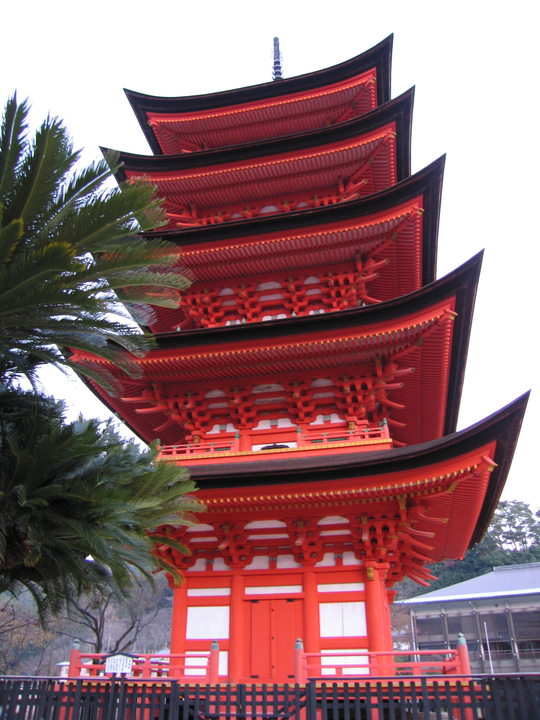
%> input picture Lab 1. Image resizing and color enhancement/BE1_materials/IM088.tif, 540 x 720 px
$ octave --eval "RGB_Histogram_Demo;"   (GNU Octave 9; MATLAB toolbox functions it lacks are replaced by stand-ins)
%> lines starting %> are read from the running program, lines starting %| are printed output that depends on the picture
% Program to read in all the RGB color images in a folder and display the histograms of each color channel.
function RGB_Histogram_Demo()

% Change the current folder to the folder of this m-file.
if(~isdeployed)
	cd(fileparts(which(mfilename)));
end
clc;	% Clear command window.
close all;	% Close all figure windows except those created by imtool.
workspace;	% Make sure the workspace panel is showing.
fontSize = 16;

try
% Read in standard MATLAB color demo images.
% Construct the folder name where the demo images live.
imagesFolder = fullfile(matlabroot, '\toolbox\images\imdemos');
if ~exist(imagesFolder, 'dir')
	% That folder didn't exist.  Ask user to specify folder.
 	message = sprintf('Please browse to your image folder');
	button = questdlg(message, 'Specify Folder', 'OK', 'Cancel', 'OK');
%> the answer given: OK
	drawnow;	% Refresh screen to get rid of dialog box remnants.
	if strcmpi(button, 'Cancel')
	   return;
	else
		imagesFolder = uigetdir();
%> the answer given: ../t0/Lab 1. Image resizing and color enhancement/BE1_materials
		if imagesFolder == 0
			% Exit if uer clicked Cancel.
			return;
		end
	end
end

% Read the directory to get a list of images.
filePattern = [imagesFolder, '\*.jpg'];
jpegFiles = dir(filePattern);
filePattern = [imagesFolder, '\*.tif'];
tifFiles = dir(filePattern);
filePattern = [imagesFolder, '\*.png'];
pngFiles = dir(filePattern);
filePattern = [imagesFolder, '\*.bmp'];
bmpFiles = dir(filePattern);
% Add more extensions if you need to.
imageFiles = [jpegFiles; tifFiles; pngFiles; bmpFiles];

% Bail out if there aren't any images in that folder.
numberOfImagesProcessed = 0;
numberOfImagesToProcess = length(imageFiles);
if numberOfImagesToProcess <= 0
 	message = sprintf('I did not find any JPG, TIF, PNG, or BMP images in the folder\n%s\nClick OK to Exit.', imagesFolder);
	uiwait(msgbox(message));
	return;
end

% Create a figure for our images.
figure;
set(gcf, 'Position', get(0,'Screensize')); % Maximize figure.
set(gcf,'name','Image Analysis Demo','numbertitle','off')

% Preallocate arrays to hold the mean intensity values of all the images.
redChannel_Mean = zeros(numberOfImagesToProcess, 1);
greenChannel_Mean = zeros(numberOfImagesToProcess, 1);
blueChannel_Mean = zeros(numberOfImagesToProcess, 1);

% We'll be skipping monochrome and indexed images
% and just looking at true color images.
% Keep track of how many we actually look at.
numberOfImagesToProcess2 = numberOfImagesToProcess;

% Loop though all images, calculating and displaying the histograms.
% and then getting the means of the Red, green, and blue channels.
for k = 1 : numberOfImagesToProcess
	% Read in this one file.
	baseFileName = imageFiles(k).name;
	fullFileName = fullfile(imagesFolder, baseFileName);
	rgbImage = imread(fullFileName);
%> rgbImage is the input picture: size 720x540x3 uint8; mean R, G, B 144.2, 107.1, 110.9

	% Check to see that it is a color image (3 dimensions).
	% Skip it if it is not true RGB color.
	if ndims(rgbImage) < 3
		% Skip monochrome or indexed images.
		fprintf('Skipped %s.  It is a grayscale or indexed image.\n', baseFileName);
		% Decrement the number of images that we'll report that we need to look at.
		numberOfImagesToProcess2 = numberOfImagesToProcess2 - 1;
		continue;
	end

	% If we get to here, it's a true color image.
	subplot(3, 3, 1);
	imshow(rgbImage, []);
	[rows columns numberOfColorBands] = size(rgbImage);
%> rows = 720; columns = 540; numberOfColorBands = 3

	% Create a title for the image.
	caption = sprintf('Original Color Image\n%s\n%d rows by %d columns by %d color channels', ...
		baseFileName, rows, columns, numberOfColorBands);
	% If there are underlines in the name, title() converts the next character to a subscript.
	% To avoid this, replace underlines by spaces.
	caption = strrep(caption, '_', ' ');
	title(caption, 'FontSize', fontSize);
	drawnow;  % Force it to update, otherwise it waits until after the conversion to double.

	% Extract the individual red, green, and blue color channels.
	redChannel = rgbImage(:, :, 1);
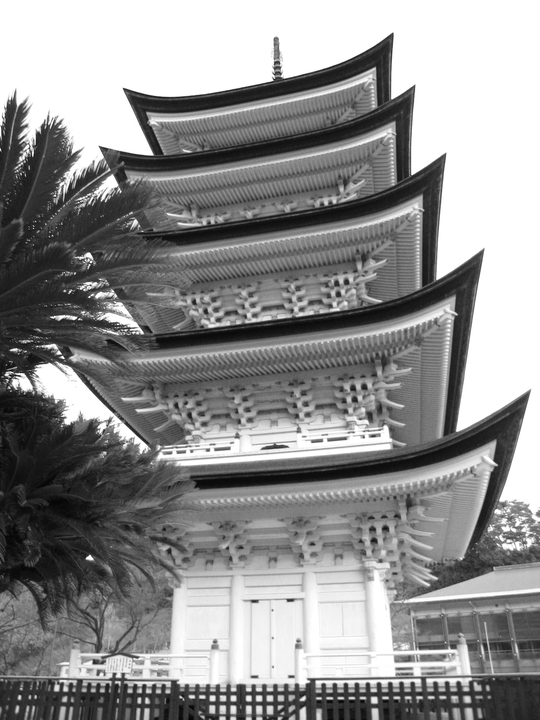
%> redChannel: size 720x540 uint8; min 4, max 255, mean 144.2
	greenChannel = rgbImage(:, :, 2);
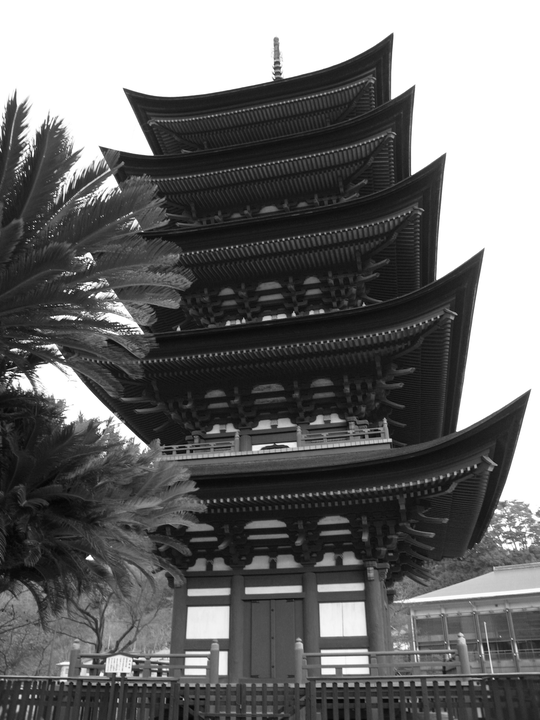
%> greenChannel: size 720x540 uint8; min 2, max 255, mean 107.1
	blueChannel = rgbImage(:, :, 3);
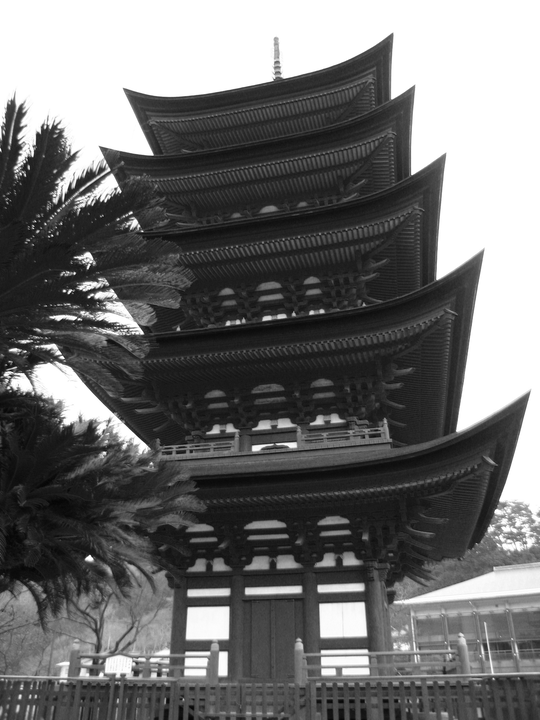
%> blueChannel: size 720x540 uint8; min 5, max 255, mean 110.9

	% Red image:
	subplot(3, 3, 4);
	imshow(redChannel, []); % Display the image.
	% Compute mean
	redChannel_Mean(k) = mean(redChannel(:));
	caption = sprintf('Red Image.  Mean = %6.2f', redChannel_Mean(k));
%> caption = 'Red Image.  Mean = 144.15'
	title(caption, 'FontSize', fontSize);
	% Compute and display the histogram for the Red image.
	pixelCountRed = PlotHistogramOfOneColorChannel(redChannel, 7, 'Histogram of Red Image', 'r');
%> in PlotHistogramOfOneColorChannel, `[pixelCount grayLevels] = imhist(oneColorChannel, 256);`: pixelCount = 256 values, max 87318 at index 256, min 0 at index 1, mean 1518.8; grayLevels = 256 values from 0 to 255
%> pixelCountRed has the same summary as pixelCount in PlotHistogramOfOneColorChannel

	% Green image:
	subplot(3, 3, 5);
	imshow(greenChannel, []); % Display the image.
	% Compute mean
	greenChannel_Mean(k) = mean(greenChannel(:));
	caption = sprintf('Green Image.  Mean = %6.2f', greenChannel_Mean(k));
%> caption = 'Green Image.  Mean = 107.14'
	title(caption, 'FontSize', fontSize);
	% Compute and display the histogram for the Green image.
	pixelCountGreen = PlotHistogramOfOneColorChannel(greenChannel, 8, 'Histogram of Green Image', 'g');
%> pixelCountGreen = 256 values, max 84184 at index 256, min 0 at index 1, mean 1518.8

	% Blue image:
	subplot(3, 3, 6);
	imshow(blueChannel, []); % Display the image.
	numberOfImagesProcessed = numberOfImagesProcessed + 1;
	% Compute mean
	blueChannel_Mean(k) = mean(blueChannel(:));
	caption = sprintf('Blue Image.  Mean = %6.2f', blueChannel_Mean(k));
%> caption = 'Blue Image.  Mean = 110.86'
	title(caption, 'FontSize', fontSize);
	% Compute and display the histogram for the Blue image.
	pixelCountBlue = PlotHistogramOfOneColorChannel(blueChannel, 9, 'Histogram of Blue Image', 'b');
%> pixelCountBlue = 256 values, max 84338 at index 256, min 0 at index 1, mean 1518.8

	% Plot all three histograms on the same plot.
	subplot(3, 3, 2:3);
	lineWidth = 2;
	hold off;
	plot(pixelCountRed, 'r', 'LineWidth', lineWidth);
	hold on;
	grid on;
	plot(pixelCountGreen, 'g', 'LineWidth', lineWidth);
	plot(pixelCountBlue, 'b', 'LineWidth', lineWidth);
	title('All the Color Histograms (Superimposed)', 'FontSize', fontSize);
	% Set the x axis range manually to be 0-255.
	xlim([0 255]);
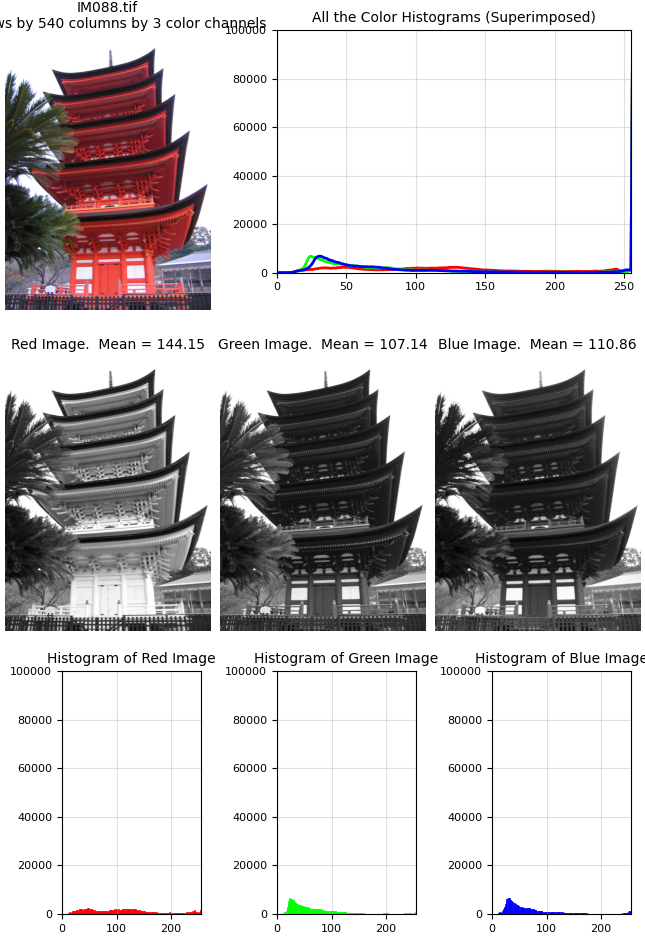
%> figure redrawn from the program's plot data, 8 panels

	% Prompt user to continue, unless they're at the last image.
	if k < numberOfImagesToProcess
		promptMessage = sprintf('Currently displaying image #%d of a possible %d:\n%s\n\nDo you want to\nContinue processing, or\nCancel processing?',...
			numberOfImagesProcessed, numberOfImagesToProcess2, baseFileName);
		button = questdlg(promptMessage, 'Continue?', 'Continue', 'Cancel', 'Continue');
%> the answer given: Continue
		if strcmp(button, 'Cancel')
			break;
		end
	end
end

% Crop off any unassigned values:
redChannel_Mean = redChannel_Mean(1:numberOfImagesProcessed);
%> redChannel_Mean = 144.2
greenChannel_Mean = greenChannel_Mean(1:numberOfImagesProcessed);
%> greenChannel_Mean = 107.1
blueChannel_Mean = blueChannel_Mean(1:numberOfImagesProcessed);
%> blueChannel_Mean = 110.9

% Print to command window
fprintf(1, '                Filename,   Red Mean, Green Mean, Blue Mean\n');
for k = 1 : length(redChannel_Mean)
	baseFileName = imageFiles(k).name;
	fprintf(1, '%24s    %6.2f,   %6.2f,     %6.2f\n', ...
		baseFileName, redChannel_Mean(k), greenChannel_Mean(k), blueChannel_Mean(k));
end
%> this loop made 1 pass
%|                IM088.tif    144.15,   107.14,     110.86

if numberOfImagesProcessed == 1
	caption = sprintf('Done with demo!\n\nProcessed 1 image.\nCheck out the command window for the results');
else
	caption = sprintf('Done with demo!\n\nProcessed %d images.\nCheck out the command window for the results', numberOfImagesProcessed);
end
msgbox(caption);
catch ME
	errorMessage = sprintf('Error in function RGB_Hist_Demo.\n.\n\nError Message:\n%s', ME.message);
	uiwait(warndlg(errorMessage));
end

%----------------------------------------------------------
% Plots a bar chart of the histogram of the color channel.
function pixelCount = PlotHistogramOfOneColorChannel(oneColorChannel, subplotNumber, caption, color)
	try
		% Let's get its histogram into 256 bins.
		[pixelCount grayLevels] = imhist(oneColorChannel, 256);

		subplot(3, 3, subplotNumber);
		bar(grayLevels, pixelCount, 'FaceColor', color);
		title(caption, 'FontSize', 16);
		grid on;
		% Set the x axis range manually to be 0-255.
		xlim([0 255]);
	catch ME
		errorMessage = sprintf('Error in function PlotHistogramOfOneColorChannel.\n.\n\nError Message:\n%s', ME.message);
		uiwait(warndlg(errorMessage));
	end
	return;
